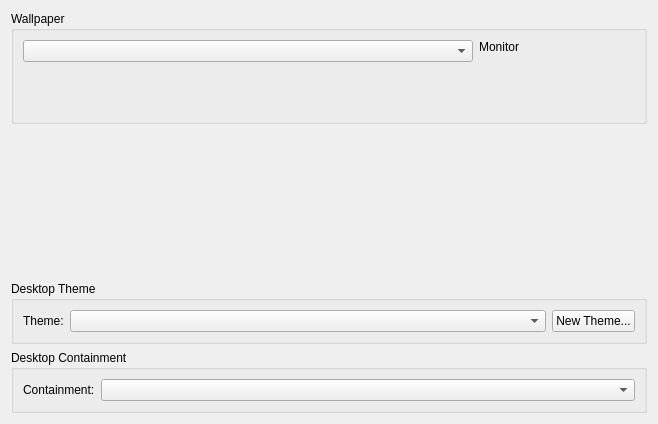
<ui version="4.0" >
 <class>BackgroundDialog</class>
 <widget class="QWidget" name="BackgroundDialog" >
  <property name="geometry" >
   <rect>
    <x>0</x>
    <y>0</y>
    <width>644</width>
    <height>424</height>
   </rect>
  </property>
  <property name="sizePolicy" >
   <sizepolicy vsizetype="Expanding" hsizetype="Expanding" >
    <horstretch>0</horstretch>
    <verstretch>0</verstretch>
   </sizepolicy>
  </property>
  <property name="baseSize" >
   <size>
    <width>200</width>
    <height>700</height>
   </size>
  </property>
  <layout class="QVBoxLayout" name="verticalLayout_2" >
   <item>
    <widget class="QGroupBox" name="m_wallpaperGroupBox" >
     <property name="sizePolicy" >
      <sizepolicy vsizetype="Maximum" hsizetype="Preferred" >
       <horstretch>0</horstretch>
       <verstretch>10</verstretch>
      </sizepolicy>
     </property>
     <property name="title" >
      <string>Wallpaper</string>
     </property>
     <property name="flat" >
      <bool>true</bool>
     </property>
     <layout class="QHBoxLayout" name="horizontalLayout_2" >
      <item>
       <layout class="QHBoxLayout" name="horizontalLayout" >
        <item>
         <layout class="QVBoxLayout" name="m_wallpaperLayout" >
          <item>
           <widget class="QComboBox" name="m_mode" >
            <property name="sizePolicy" >
             <sizepolicy vsizetype="Fixed" hsizetype="Expanding" >
              <horstretch>1</horstretch>
              <verstretch>0</verstretch>
             </sizepolicy>
            </property>
            <property name="minimumSize" >
             <size>
              <width>350</width>
              <height>0</height>
             </size>
            </property>
           </widget>
          </item>
          <item>
           <widget class="QWidget" native="1" name="m_wallpaperConfig" >
            <property name="sizePolicy" >
             <sizepolicy vsizetype="Expanding" hsizetype="Expanding" >
              <horstretch>0</horstretch>
              <verstretch>0</verstretch>
             </sizepolicy>
            </property>
           </widget>
          </item>
         </layout>
        </item>
        <item>
         <layout class="QVBoxLayout" name="verticalLayout" >
          <item>
           <widget class="QLabel" name="m_monitor" >
            <property name="sizePolicy" >
             <sizepolicy vsizetype="Fixed" hsizetype="Fixed" >
              <horstretch>0</horstretch>
              <verstretch>0</verstretch>
             </sizepolicy>
            </property>
            <property name="text" >
             <string>Monitor</string>
            </property>
            <property name="alignment" >
             <set>Qt::AlignCenter</set>
            </property>
           </widget>
          </item>
          <item>
           <spacer>
            <property name="orientation" >
             <enum>Qt::Vertical</enum>
            </property>
            <property name="sizeType" >
             <enum>QSizePolicy::Expanding</enum>
            </property>
            <property name="sizeHint" stdset="0" >
             <size>
              <width>156</width>
              <height>58</height>
             </size>
            </property>
           </spacer>
          </item>
         </layout>
        </item>
       </layout>
      </item>
     </layout>
    </widget>
   </item>
   <item>
    <spacer>
     <property name="orientation" >
      <enum>Qt::Vertical</enum>
     </property>
     <property name="sizeType" >
      <enum>QSizePolicy::Expanding</enum>
     </property>
     <property name="sizeHint" stdset="0" >
      <size>
       <width>636</width>
       <height>0</height>
      </size>
     </property>
    </spacer>
   </item>
   <item>
    <widget class="QGroupBox" name="desktopGroupBox" >
     <property name="title" >
      <string>Desktop Theme</string>
     </property>
     <property name="flat" >
      <bool>true</bool>
     </property>
     <property name="checkable" >
      <bool>false</bool>
     </property>
     <layout class="QGridLayout" >
      <item row="0" column="0" >
       <layout class="QHBoxLayout" >
        <item>
         <widget class="QLabel" name="label_3" >
          <property name="text" >
           <string>Theme:</string>
          </property>
         </widget>
        </item>
        <item>
         <widget class="QComboBox" name="m_theme" >
          <property name="sizePolicy" >
           <sizepolicy vsizetype="Fixed" hsizetype="Expanding" >
            <horstretch>0</horstretch>
            <verstretch>0</verstretch>
           </sizepolicy>
          </property>
         </widget>
        </item>
        <item>
         <widget class="QPushButton" name="m_newThemeButton" >
          <property name="enabled" >
           <bool>true</bool>
          </property>
          <property name="text" >
           <string>New Theme...</string>
          </property>
         </widget>
        </item>
       </layout>
      </item>
     </layout>
    </widget>
   </item>
   <item>
    <widget class="QGroupBox" name="containmentGroupBox" >
     <property name="title" >
      <string>Desktop Containment</string>
     </property>
     <property name="flat" >
      <bool>true</bool>
     </property>
     <property name="checkable" >
      <bool>false</bool>
     </property>
     <layout class="QGridLayout" name="_2" >
      <item row="0" column="0" >
       <layout class="QHBoxLayout" name="_3" >
        <item>
         <widget class="QLabel" name="label_4" >
          <property name="text" >
           <string>Containment:</string>
          </property>
         </widget>
        </item>
        <item>
         <widget class="QComboBox" name="m_containmentComboBox" >
          <property name="sizePolicy" >
           <sizepolicy vsizetype="Fixed" hsizetype="Expanding" >
            <horstretch>0</horstretch>
            <verstretch>0</verstretch>
           </sizepolicy>
          </property>
         </widget>
        </item>
       </layout>
      </item>
     </layout>
    </widget>
   </item>
  </layout>
 </widget>
 <resources/>
 <connections/>
</ui>
